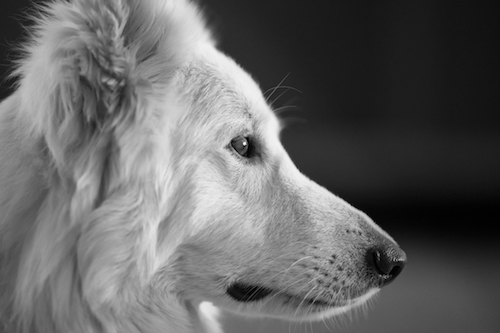
#> input picture images/transfer_learning/dog.png, 500 x 333 px, found by its file name
$ jupyter execute 02_02_convolutions.ipynb   (shell and % lines are left out)
#> lines starting #> are read from the running program, lines starting #| are printed output that depends on the picture
# Convolutions

## Goal

Understand the effect of applying a convolution on an image.

## Program

We will first discuss what a convolution is (and a cross-correlation)

- [Convolutions]()

We shall then discuss some simple operations and padding

- [Identity operation]()
- [Translation]()
- [Padding]()

Afterwards we shall demonstrate some common operations on an image file and discuss the limitations.

- [Example operations]()
- [Limitations]()

[cell 1]
import numpy as np
from scipy.signal import convolve, correlate2d

---
## Convolutions

A convolution operation on an input image is the process of producing an output by
combing each pixel of an image with its local neighbours, weighted by a kernel.

Imagine an input I with convolution kernel K. The value for a position i in the output can be specified
as $V_i = ∑ I_{i+k−j}K_j$, where j is the index over the kernel and k the center position of the j
kernel.

Intuitively, it can be seen as calculating the dot product between input I and the $180^o$ degree rotation of kernel K.

However, in practice, most deep learning algorithms/frameworks do not actually bother with the $180^o$ degree rotation. This means we are actually performing a **cross-correlation**.

## Identity operation
A simple example of a convolution is that of the identity operation. The figure shows how a 3 × 3 convolution kernel can be used as an identity operator to produce an output value for the center position. As all weights besides that of the center position are zero, these do not contribute towards the output value, whereas the center value does.

We can perform convolutions with Python by representing the input and kernel to be convolved as `numpy` arrays.

[cell 2]
x = np.array([[1, 2, 3],
              [4, 5, 6],
              [7, 8, 9]])
kernel = [[0, 0, 0],
          [0, 1, 0],
          [0, 0, 0]]

[cell 3]
output = convolve(x, kernel, mode='same')
print(output)

[cell 4]
output = correlate2d(x, kernel, mode='same')
print(output)

## Translation

This figure shows how a convolution can be used to essentially _translate_ the input by giving a weight to the value at a different position.

[cell 5]
x = np.array([[1, 2, 3],
              [4, 5, 6],
              [7, 8, 9]])
kernel = [[1, 0, 0],
          [0, 0, 0],
          [0, 0, 0]]

[cell 6]
output = correlate2d(x, kernel, mode='same')
print(output)

## Padding

The translation example immediately illustrates the problem with convolutions and the edges of an image: how can, for instance, the value for the last position be calculated, which does not have a 3 × 3 neighbourhood, and therefore also no value with which the weight of one can be multiplied?

#### Valid padding
One solution is to discard the edge cases in their entirety, producing no value at all at those positions at which the kernel cannot be validly applied to the position – called _valid padding_. An consequence of this approach, however, is that the output will have less values than the input, which may be undesirable.

#### Same padding
An alternative therefore is same padding, which ensures the output of the convolution is of a similar size to the input by filling in values for non-existing positions, such as zero, the average of the neighbourhood, or the nearest neighbour.

[cell 7]
x = np.array([[1, 2, 3],
              [4, 5, 6],
              [7, 8, 9]])
kernel = [[1, 0, 0],
          [0, 0, 0],
          [0, 0, 0]]

[cell 8]
output = correlate2d(x, kernel, mode='valid')
print(output)

[cell 9]
output = correlate2d(x, kernel, mode='same')
print(output)

---
## Example operations

The convolutions we have seen so far were all on relatively small and simple `numpy` arrays. However, as the kernel _slides_ over the input, a $3\times 3$ kernel can be applied on any input size, including images. This can lead to some interesting results.

Let's load in an image and see what transformations we can apply to it.

[cell 10]
from scipy.ndimage.filters import convolve, correlate
import matplotlib.pyplot as plt
import matplotlib.image as mpimg
import numpy as np
plt.gray()

img = mpimg.imread('../images/dog.png')
#> img is the input picture: shape (333, 500) float32; min 0, max 1, mean 0.393
print(img.shape)
#| (333, 500)
plt.imshow(img);

## Identity operation

First of all, the identity operation as seen before can be applied to the image. What output do you expect?

[cell 11]
kernel = np.array([[0, 0, 0],
                   [0, 1, 0],
                   [0, 0, 0]])

[cell 12]
filtered_img = correlate(img, kernel)
plt.imshow(filtered_img);

## Blur

Besides the identity operation and translation, there are some other operations we can perform with a convolution - such as a blurring operation.

So what is blurring, exactly? Well, the purpose of blurring an image is to reduce the image's level of detail, but still maintain the rough outline or main content. This means each pixel needs to be edited in some way that it is noticeably different from before, but close enough to the original to give a rough idea of the original content. If we were to alter each pixel value based on the neighbouring pixels, the pixels would still contain information about the original value, but all neighbouring pixels would become more similar... like you would expect in a blurred image.

So how would you construct a kernel for a blurring operation? Well, we have to define the neighbourhood of pixels to consider. Each of the pixels in the neighbourhood should contribute equally to the output value. Then, when we convolve a pixel with a the pixels surrounding it, every pixel contributes equally to the output value and the new value for the pixel will become a smooth mix of the pixel information surrounding it.

[cell 13]
BLUR_NEIGHBOURHOOD = 30

kernel = np.ones((BLUR_NEIGHBOURHOOD, BLUR_NEIGHBOURHOOD))
kernel = kernel / np.sum(kernel)
kernel.shape

[cell 14]
filtered_img = correlate(img, kernel)
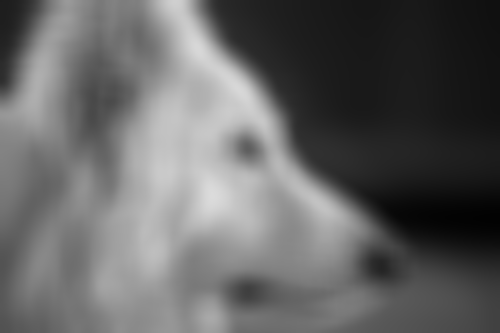
#> filtered_img: shape (333, 500) float32; min 0.00955, max 0.861, mean 0.393
plt.imshow(filtered_img);

## Unsharp masking

Besides blur, we can also sharpen an image with unsharp masking, although this is slightly more complicated. Imagine this: what is the opposite of a sharpened image? A blurry one. With a convolution, we can blur an image. If we take the original image, and subtract the blurriness, we should be left with the parts that are high-contrast, i.e. sharpened image!

[cell 15]
BLUR_NEIGHBOURHOOD = 10

# Create blurred image
kernel = np.ones((BLUR_NEIGHBOURHOOD, BLUR_NEIGHBOURHOOD))
kernel = kernel / np.sum(kernel)
kernel.shape

[cell 16]
blurred_img = correlate(img, kernel)
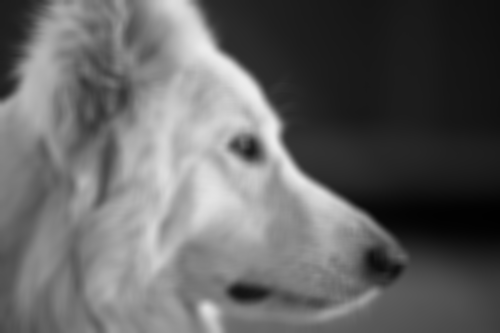
#> blurred_img: shape (333, 500) float32; min 0.00518, max 0.929, mean 0.393

[cell 17]
# Subtract blurred image from original
sharpened_img = img - blurred_img
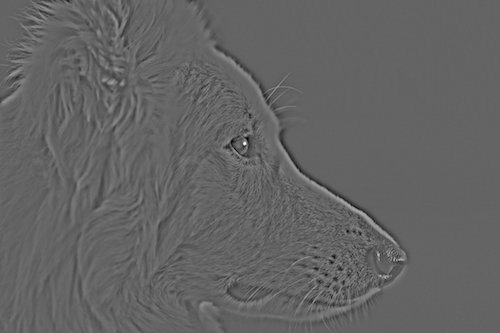
#> sharpened_img: shape (333, 500) float32; min -0.421, max 0.651, mean -9.19e-07; drawn with min black and max white
plt.imshow(sharpened_img)

## Motion blur

Motion blur is a special type of blur that typically occurs when the camera is moved while an image is captured. We can replicate this with a convolution as well: for each pixel value we don't take all the pixel values in the neighbourhood into account, such as with regular blurring, but only in a specific direction. A kernel might look like: [1, 1, 1, 1, 0, 0, 0, 0]

[cell 18]
factor = 30
kernel = np.zeros((1, factor * 2))

#kernel[:,0:factor] = 1
kernel[0:factor] =1

kernel.shape

[cell 19]
filtered_img = correlate(img, kernel)
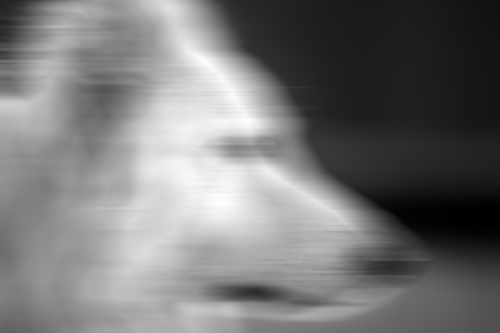
#> filtered_img: shape (333, 500) float32; min 0.369, max 49.82, mean 23.6; drawn with min black and max white
plt.imshow(filtered_img);

## Edge detection

Convolutions may even be used for more advanced - and helpful in the context of image processing! - operations, such as edge detection. Firstly, we create a kernel that will help us detect the edges in the image.

With this filter, the output will be 0 in a region where all pixel values are the same. This means regions in the image where pixel values change (edges) will be highlighted.

[cell 20]
kernel = np.array([[-1, -1, -1],
                   [-1, 8, -1],
                   [-1, -1, -1]])

[cell 21]
filtered_img = correlate(img, kernel)
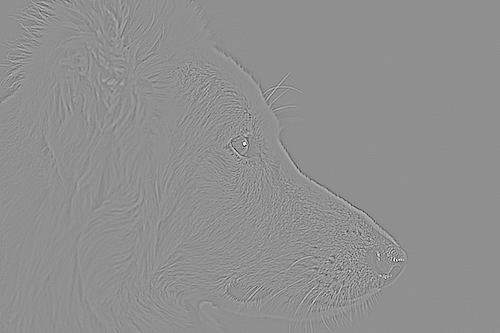
#> filtered_img: shape (333, 500) float32; min -2.58, max 2, mean -3.87e-11; drawn with min black and max white
plt.imshow(filtered_img);

Secondly, we want to highlight the found edges.

[cell 22]
a = filtered_img
a[a > 0] = 1
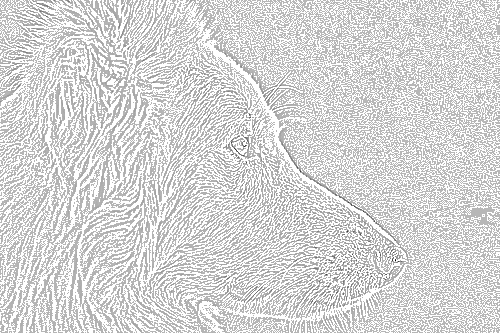
#> a: shape (333, 500) float32; min -2.58, max 1, mean 0.454; drawn with min black and max white
a[a < 0] = 0
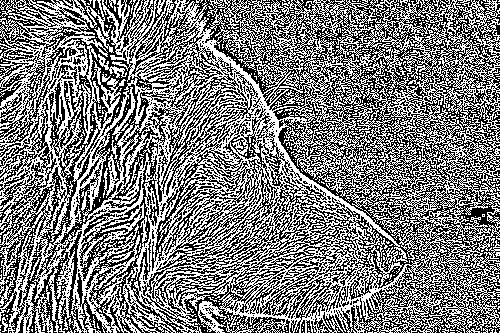
#> a: shape (333, 500) float32; values 0 (black) and 1 (white), 49% white in thin lines or dots
plt.imshow(a);
